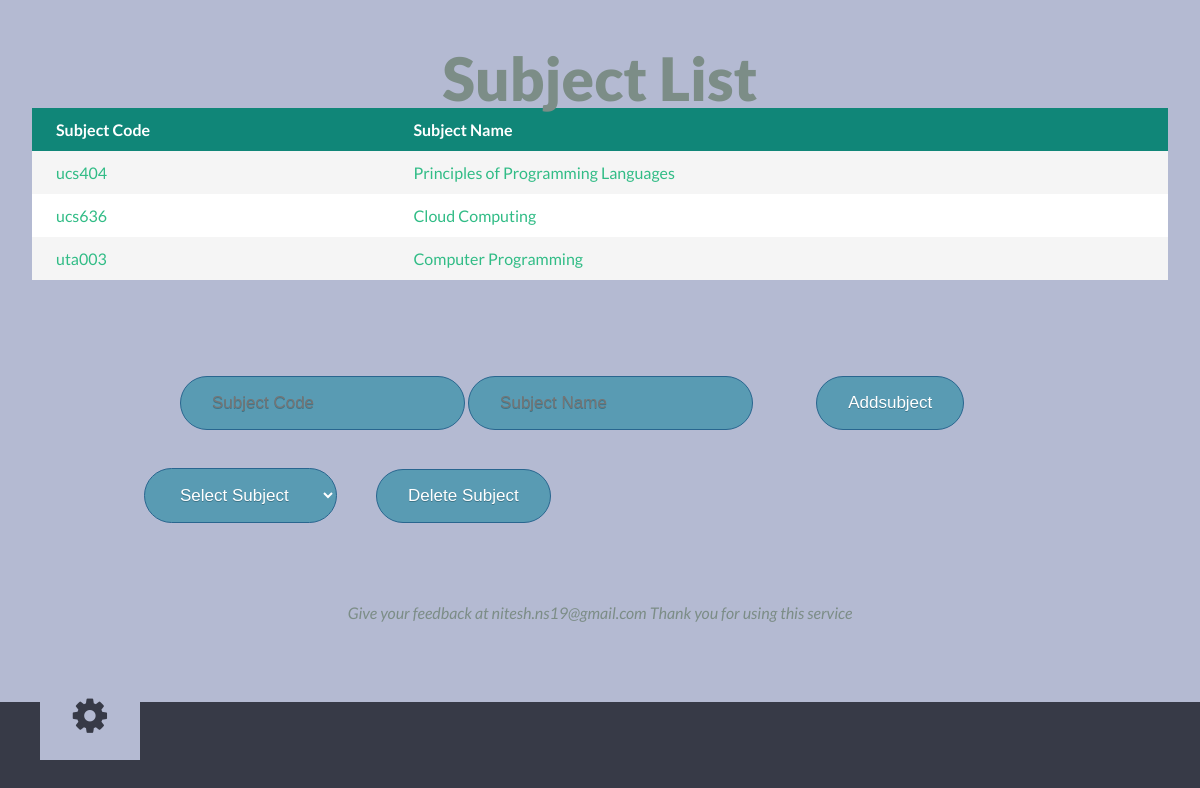
Page /home/mysubjects.php (signed in) on the committed database.
### tables this page shows
CREATE TABLE IF NOT EXISTS `teacher_subject` (
  `sno` int(5) NOT NULL AUTO_INCREMENT,
  `teacher_code` varchar(7) NOT NULL,
  `subject_code` varchar(7) NOT NULL,
  `group` varchar(6) NOT NULL,
  `tlp` varchar(3) NOT NULL,
  `time` timestamp NOT NULL ON UPDATE CURRENT_TIMESTAMP,
  PRIMARY KEY (`sno`)
);

CREATE TABLE IF NOT EXISTS `subject` (
  `s_number` int(10) NOT NULL AUTO_INCREMENT,
  `subject_code` varchar(7) NOT NULL,
  `subject_name` varchar(40) NOT NULL,
  `branch` varchar(10) NOT NULL,
  PRIMARY KEY (`subject_code`),
  UNIQUE KEY `s_number` (`s_number`)
);

### home/mysubjects.php (the view, shortened to what this page needs)
<?php
include_once '../php/connect.php';
if (isset($_SESSION['teacher_code'])) {
    $tcode  = $_SESSION['teacher_code'];
    $query  = "select * from `teacher_subject` where teacher_code='$tcode' group by `subject_code`  ";
    $result = mysqli_query($con, $query);
?>
<!DOCTYPE html>
<html lang="en" class="no-js">
	<head>
		<link rel="stylesheet" type="text/css" href="css/normalize.css" />
		<link rel="stylesheet" type="text/css" href="css/demo.css" />
		<link rel="stylesheet" type="text/css" href="fonts/font-awesome-4.2.0/css/font-awesome.min.css" />
		<link rel="stylesheet" type="text/css" href="css/menu_cornermorph.css" />
		<link rel="stylesheet" type="text/css" href="css/normalize_table.css" />
		<link rel="stylesheet" type="text/css" href="css/demo_table.css" />
		<link rel="stylesheet" type="text/css" href="css/component_table.css" />
	</head>
	<body>
		<div class="container">
			<button class="menu-button" id="open-button"><i class="fa fa-fw fa-cog"></i><span>Open Menu</span></button>
			<div class="content-wrap">
				<div class="content">
					<header class="c-header">
						<h1>Subject List</h1>
						<table>
					<thead>
						<tr>
							<th>Subject Code</th>
							<th>Subject Name</th>
						</tr>
					</thead>
					<tbody>
						<?php
    while ($r = mysqli_fetch_array($result)) {
        $url        = 'subject_groups.php';
        $scode1     = $r['subject_code'];
        $query      = "select * from `subject` where subject_code='$scode1' ";
        $result_sub = mysqli_query($con, $query);
        $r_sub      = mysqli_fetch_array($result_sub);
        $scode      = "<a href='$url?scode=$scode1'>$scode1</a>";
        $sname1     = $r_sub[2];
        $sname      = "<a href='$url?scode=$scode1'>$sname1</a>";
        echo "<tr><td id='scode'>$scode</td><td id='sname'>$sname</td></tr>";
    }
?>
					</tbody>
				</table>
					</header>
<div id="show_form" style="display: inline;">
<form id="add_subject" method="post" action="addsubject.php">
    <input class='myButton'style="position:relative; left:15%;" name="scode" id="scode" placeholder='Subject Code' type="text" required>
	<input class='myButton' style="position:relative; left:15%;" name="sname" placeholder='Subject Name'id="sname" type="text">
     <input class="myButton" type="submit" id='addsubject' style="position:relative; left:20%;" value="Addsubject">
    </form>
    </div>
					<br><br>
					<form action="delete_sub.php" method="post" id="deleteSubject" onsubmit="return confirm('Are You Sure You Want To delete ,All Groups Within Subject Will Be Deleted.This can NOT be undone');" name="deleteSubject"  enctype="multipart/form-data">
						<select style="position:relative; left:12%;width=20px;"class='myButton' name="scode">
  						<option value="">Select Subject</option>
						</select>
			<input class="myButton" id="submit" name="submit" type='submit' style="position:relative; left:15%;" value="Delete Subject">
					</form>
					<section class="related">
						<address>Give your feedback at nitesh.ns19@gmail.com <span>Thank you for using this service</span></address>
					</section>
				</div>
			</div>
		</div>
	</body>
</html>
<?php
} else
    header("Location:/index.php");
?>

### home/css/demo.css (style rules this page uses)
*, *:after, *:before { -webkit-box-sizing: border-box; box-sizing: border-box; }
body { background: #b4bad2; color: #fffce1; font-weight: 400; font-size: 1em; font-family: 'Raleway', Arial, sans-serif; }
a { color: #4e4a46; text-decoration: none; outline: none; }
section { padding: 1em; text-align: center; }
.c-header { margin: 0 auto; padding: 3em 2em; text-align: center; }
.c-header h1 { margin: 0 auto; font-weight: 800; font-size: 3.75em; line-height: 1; }
.related { margin-top: 5em; padding: 0 3em 5em; }

### home/css/menu_cornermorph.css (style rules this page uses)
html, body, .container, .content-wrap { overflow: hidden; width: 100%; height: 100%; }
.container { background: #373a47; }
.content-wrap { overflow-y: scroll; -webkit-overflow-scrolling: touch; }
.content { position: relative; background: #b4bad2; }
.content::before { position: absolute; top: 0; left: 0; z-index: 10; width: 100%; height: 100%; background: rgba(0,0,0,0.3); content: ''; opacity: 0; -webkit-transition: opacity 0.3s, -webkit-transform 0s 0.3s; transition: opacity 0.3s, transform 0s 0.3s; -webkit-transform: translate3d(100%,0,0); transform: translate3d(100%,0,0); }
.myButton { background-color:#599bb3; -moz-border-radius:28px; -webkit-border-radius:28px; border-radius:28px; border:1px solid #29668f; display:inline-block; cursor:pointer; color:#ffffff; font-family:arial; font-size:17px; padding:16px 31px; text-decoration:none; text-shadow:0px 1px 0px #3d768a; }
.menu-button { position: fixed; bottom: 0; z-index: 1000; margin: 1em; padding: 0; width: 2.5em; height: 2.25em; border: none; font-size: 2.5em; color: #373a47; background: transparent; background-color: #b4bad2; }

### home/css/demo_table.css (style rules this page uses)
*, *:after, *:before { -webkit-box-sizing: border-box; -moz-box-sizing: border-box; box-sizing: border-box; }
body { font-family: 'Lato', Arial, sans-serif; color: #7c8d87; background: #f8f8f8; }
a { color: #31bc86; text-decoration: none; }

### home/css/component_table.css (style rules this page uses)
table { border-collapse: collapse; margin-bottom: 3em; width: 100%; background: #fff; }
td, th { padding: 0.75em 1.5em; text-align: left; }
th { background-color: #108678; font-weight: bold; color: #fff; white-space: nowrap; }
tbody tr:nth-child(2n-1) { background-color: #f5f5f5; transition: all .125s ease-in-out; }

### rows in the picture
teacher_subject: subject_code "ucs404", subject.subject_name "Principles of Programming Languages"
teacher_subject: subject_code "ucs636", subject.subject_name "Cloud Computing"
teacher_subject: subject_code "uta003", subject.subject_name "Computer Programming"
